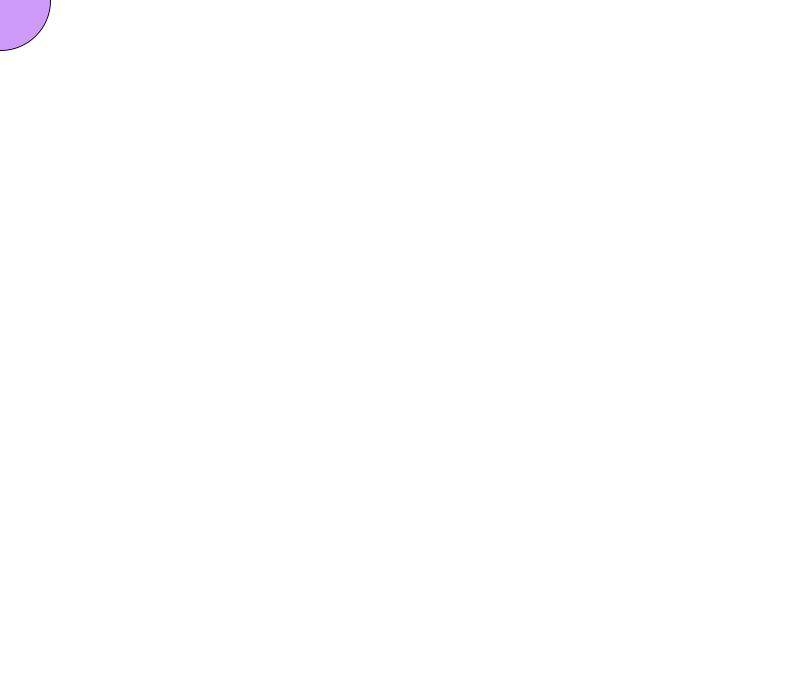
Frame 1 (no input)
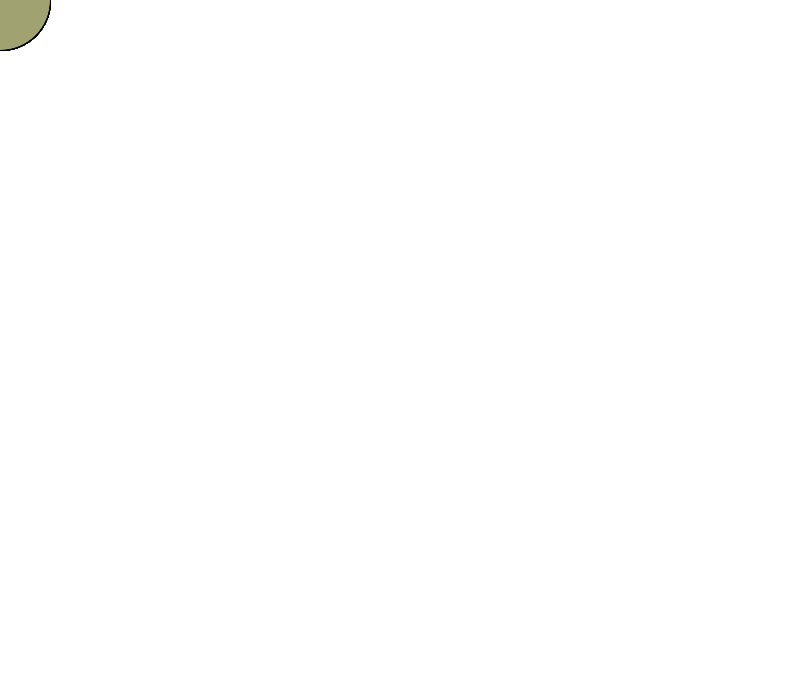
Frame 60 (the mouse pressed at the canvas centre just before this capture)
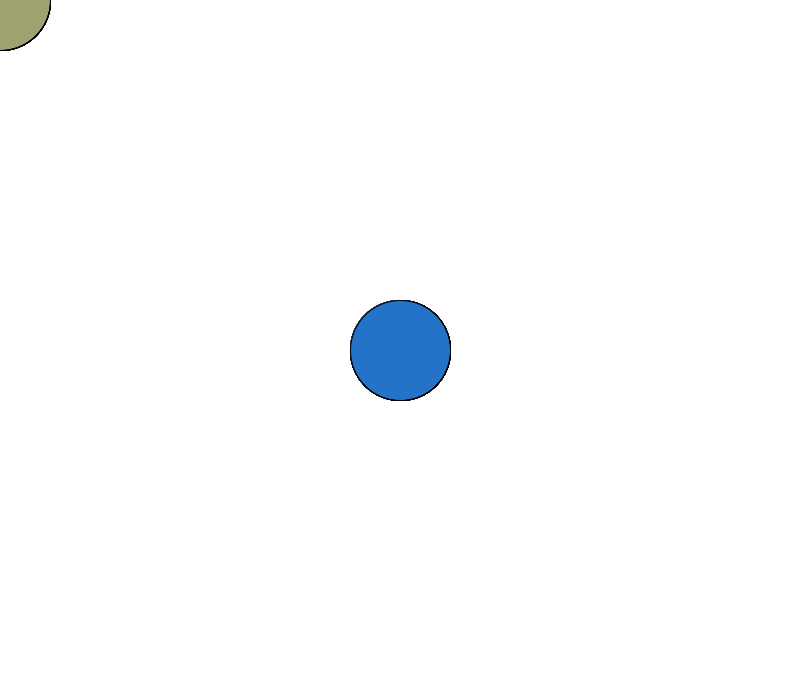
Frame 120 (the mouse held since frame 60 and released just before this capture)

The Processing sketch that drew these frames (run headless with seeded random() and noise(); from frame 60 on, the mouse is pressed at the canvas centre):

// Processing sketch: Assignment__1
// ── Assignment__1.pde
void setup()
{
  size(800,700);
  background(255);
}

void draw()
{
  fill(random(255),random(255),random(255),random(100,255));
  ellipse(mouseX,mouseY,100,100);
  frameRate(20); 
}

void keyPressed()
{
  if(key == 'r') 
  {
    background(255); 
  }
}
